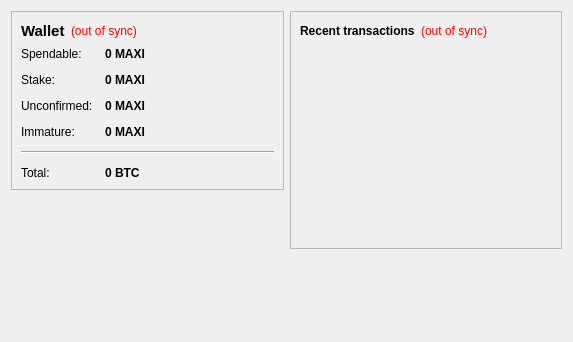
<?xml version="1.0" encoding="UTF-8"?>
<ui version="4.0">
 <class>OverviewPage</class>
 <widget class="QWidget" name="OverviewPage">
  <property name="geometry">
   <rect>
    <x>0</x>
    <y>0</y>
    <width>573</width>
    <height>342</height>
   </rect>
  </property>
  <property name="windowTitle">
   <string>Form</string>
  </property>
  <layout class="QHBoxLayout" name="horizontalLayout" stretch="1,1">
   <item>
    <layout class="QVBoxLayout" name="verticalLayout_2">
     <item>
      <widget class="QFrame" name="frame">
       <property name="frameShape">
        <enum>QFrame::StyledPanel</enum>
       </property>
       <property name="frameShadow">
        <enum>QFrame::Raised</enum>
       </property>
       <layout class="QVBoxLayout" name="verticalLayout_4">
        <item>
         <layout class="QHBoxLayout" name="horizontalLayout_4">
          <item>
           <widget class="QLabel" name="label_5">
            <property name="font">
             <font>
              <pointsize>11</pointsize>
              <weight>75</weight>
              <bold>true</bold>
             </font>
            </property>
            <property name="text">
             <string>Wallet</string>
            </property>
           </widget>
          </item>
          <item>
           <widget class="QLabel" name="labelWalletStatus">
            <property name="toolTip">
             <string>The displayed information may be out of date. Your wallet automatically synchronizes with the Maxi network after a connection is established, but this process has not completed yet.</string>
            </property>
            <property name="styleSheet">
             <string notr="true">QLabel { color: red; }</string>
            </property>
            <property name="text">
             <string notr="true">(out of sync)</string>
            </property>
            <property name="alignment">
             <set>Qt::AlignLeading|Qt::AlignLeft|Qt::AlignVCenter</set>
            </property>
           </widget>
          </item>
          <item>
           <spacer name="horizontalSpacer_2">
            <property name="orientation">
             <enum>Qt::Horizontal</enum>
            </property>
            <property name="sizeHint" stdset="0">
             <size>
              <width>40</width>
              <height>20</height>
             </size>
            </property>
           </spacer>
          </item>
         </layout>
        </item>
        <item>
         <layout class="QFormLayout" name="formLayout_2">
          <property name="fieldGrowthPolicy">
           <enum>QFormLayout::AllNonFixedFieldsGrow</enum>
          </property>
          <property name="horizontalSpacing">
           <number>12</number>
          </property>
          <property name="verticalSpacing">
           <number>12</number>
          </property>
          <item row="0" column="0">
           <widget class="QLabel" name="label">
            <property name="text">
             <string>Spendable:</string>
            </property>
           </widget>
          </item>
          <item row="0" column="1">
           <widget class="QLabel" name="labelBalance">
            <property name="font">
             <font>
              <weight>75</weight>
              <bold>true</bold>
             </font>
            </property>
            <property name="cursor">
             <cursorShape>IBeamCursor</cursorShape>
            </property>
            <property name="toolTip">
             <string>Your current spendable balance</string>
            </property>
            <property name="text">
             <string notr="true">0 MAXI</string>
            </property>
            <property name="textInteractionFlags">
             <set>Qt::LinksAccessibleByMouse|Qt::TextSelectableByKeyboard|Qt::TextSelectableByMouse</set>
            </property>
           </widget>
          </item>
          <item row="1" column="0">
           <widget class="QLabel" name="label_6">
            <property name="text">
             <string>Stake:</string>
            </property>
           </widget>
          </item>
          <item row="1" column="1">
           <widget class="QLabel" name="labelStake">
            <property name="font">
             <font>
              <weight>75</weight>
              <bold>true</bold>
             </font>
            </property>
            <property name="cursor">
             <cursorShape>IBeamCursor</cursorShape>
            </property>
            <property name="toolTip">
             <string>Total of coins that was staked, and do not yet count toward the current balance</string>
            </property>
            <property name="text">
             <string notr="true">0 MAXI</string>
            </property>
            <property name="textInteractionFlags">
             <set>Qt::LinksAccessibleByMouse|Qt::TextSelectableByKeyboard|Qt::TextSelectableByMouse</set>
            </property>
           </widget>
          </item>
          <item row="2" column="0">
           <widget class="QLabel" name="label_3">
            <property name="text">
             <string>Unconfirmed:</string>
            </property>
           </widget>
          </item>
          <item row="2" column="1">
           <widget class="QLabel" name="labelUnconfirmed">
            <property name="font">
             <font>
              <weight>75</weight>
              <bold>true</bold>
             </font>
            </property>
            <property name="cursor">
             <cursorShape>IBeamCursor</cursorShape>
            </property>
            <property name="toolTip">
             <string>Total of transactions that have yet to be confirmed, and do not yet count toward the current balance</string>
            </property>
            <property name="text">
             <string notr="true">0 MAXI</string>
            </property>
            <property name="textInteractionFlags">
             <set>Qt::LinksAccessibleByMouse|Qt::TextSelectableByKeyboard|Qt::TextSelectableByMouse</set>
            </property>
           </widget>
          </item>
          <item row="3" column="0">
           <widget class="QLabel" name="labelImmatureText">
            <property name="text">
             <string>Immature:</string>
            </property>
           </widget>
          </item>
          <item row="3" column="1">
           <widget class="QLabel" name="labelImmature">
            <property name="font">
             <font>
              <weight>75</weight>
              <bold>true</bold>
             </font>
            </property>
            <property name="toolTip">
             <string>Mined balance that has not yet matured</string>
            </property>
            <property name="text">
             <string notr="true">0 MAXI</string>
            </property>
            <property name="textInteractionFlags">
             <set>Qt::LinksAccessibleByMouse|Qt::TextSelectableByKeyboard|Qt::TextSelectableByMouse</set>
            </property>
           </widget>
          </item>
          <item row="4" column="0" colspan="2">
           <widget class="Line" name="line">
            <property name="orientation">
             <enum>Qt::Horizontal</enum>
            </property>
           </widget>
          </item>
          <item row="5" column="0">
           <widget class="QLabel" name="labelTotalText">
            <property name="text">
             <string>Total:</string>
            </property>
           </widget>
          </item>
          <item row="5" column="1">
           <widget class="QLabel" name="labelTotal">
            <property name="font">
             <font>
              <weight>75</weight>
              <bold>true</bold>
             </font>
            </property>
            <property name="cursor">
             <cursorShape>IBeamCursor</cursorShape>
            </property>
            <property name="toolTip">
             <string>Your current total balance</string>
            </property>
            <property name="text">
             <string notr="true">0 BTC</string>
            </property>
            <property name="textInteractionFlags">
             <set>Qt::LinksAccessibleByMouse|Qt::TextSelectableByKeyboard|Qt::TextSelectableByMouse</set>
            </property>
           </widget>
          </item>
         </layout>
        </item>
       </layout>
      </widget>
     </item>
     <item>
      <spacer name="verticalSpacer">
       <property name="orientation">
        <enum>Qt::Vertical</enum>
       </property>
       <property name="sizeHint" stdset="0">
        <size>
         <width>20</width>
         <height>40</height>
        </size>
       </property>
      </spacer>
     </item>
    </layout>
   </item>
   <item>
    <layout class="QVBoxLayout" name="verticalLayout_3">
     <item>
      <widget class="QFrame" name="frame_2">
       <property name="frameShape">
        <enum>QFrame::StyledPanel</enum>
       </property>
       <property name="frameShadow">
        <enum>QFrame::Raised</enum>
       </property>
       <layout class="QVBoxLayout" name="verticalLayout">
        <item>
         <layout class="QHBoxLayout" name="horizontalLayout_2">
          <item>
           <widget class="QLabel" name="label_4">
            <property name="text">
             <string>&lt;b&gt;Recent transactions&lt;/b&gt;</string>
            </property>
           </widget>
          </item>
          <item>
           <widget class="QLabel" name="labelTransactionsStatus">
            <property name="toolTip">
             <string>The displayed information may be out of date. Your wallet automatically synchronizes with the Maxi network after a connection is established, but this process has not completed yet.</string>
            </property>
            <property name="styleSheet">
             <string notr="true">QLabel { color: red; }</string>
            </property>
            <property name="text">
             <string notr="true">(out of sync)</string>
            </property>
            <property name="alignment">
             <set>Qt::AlignRight|Qt::AlignTrailing|Qt::AlignVCenter</set>
            </property>
           </widget>
          </item>
          <item>
           <spacer name="horizontalSpacer">
            <property name="orientation">
             <enum>Qt::Horizontal</enum>
            </property>
            <property name="sizeHint" stdset="0">
             <size>
              <width>40</width>
              <height>20</height>
             </size>
            </property>
           </spacer>
          </item>
         </layout>
        </item>
        <item>
         <widget class="QListView" name="listTransactions">
          <property name="styleSheet">
           <string notr="true">QListView { background: transparent; }</string>
          </property>
          <property name="frameShape">
           <enum>QFrame::NoFrame</enum>
          </property>
          <property name="verticalScrollBarPolicy">
           <enum>Qt::ScrollBarAlwaysOff</enum>
          </property>
          <property name="horizontalScrollBarPolicy">
           <enum>Qt::ScrollBarAlwaysOff</enum>
          </property>
          <property name="selectionMode">
           <enum>QAbstractItemView::NoSelection</enum>
          </property>
         </widget>
        </item>
       </layout>
      </widget>
     </item>
     <item>
      <spacer name="verticalSpacer_2">
       <property name="orientation">
        <enum>Qt::Vertical</enum>
       </property>
       <property name="sizeHint" stdset="0">
        <size>
         <width>20</width>
         <height>40</height>
        </size>
       </property>
      </spacer>
     </item>
    </layout>
   </item>
  </layout>
 </widget>
 <resources/>
 <connections/>
</ui>
